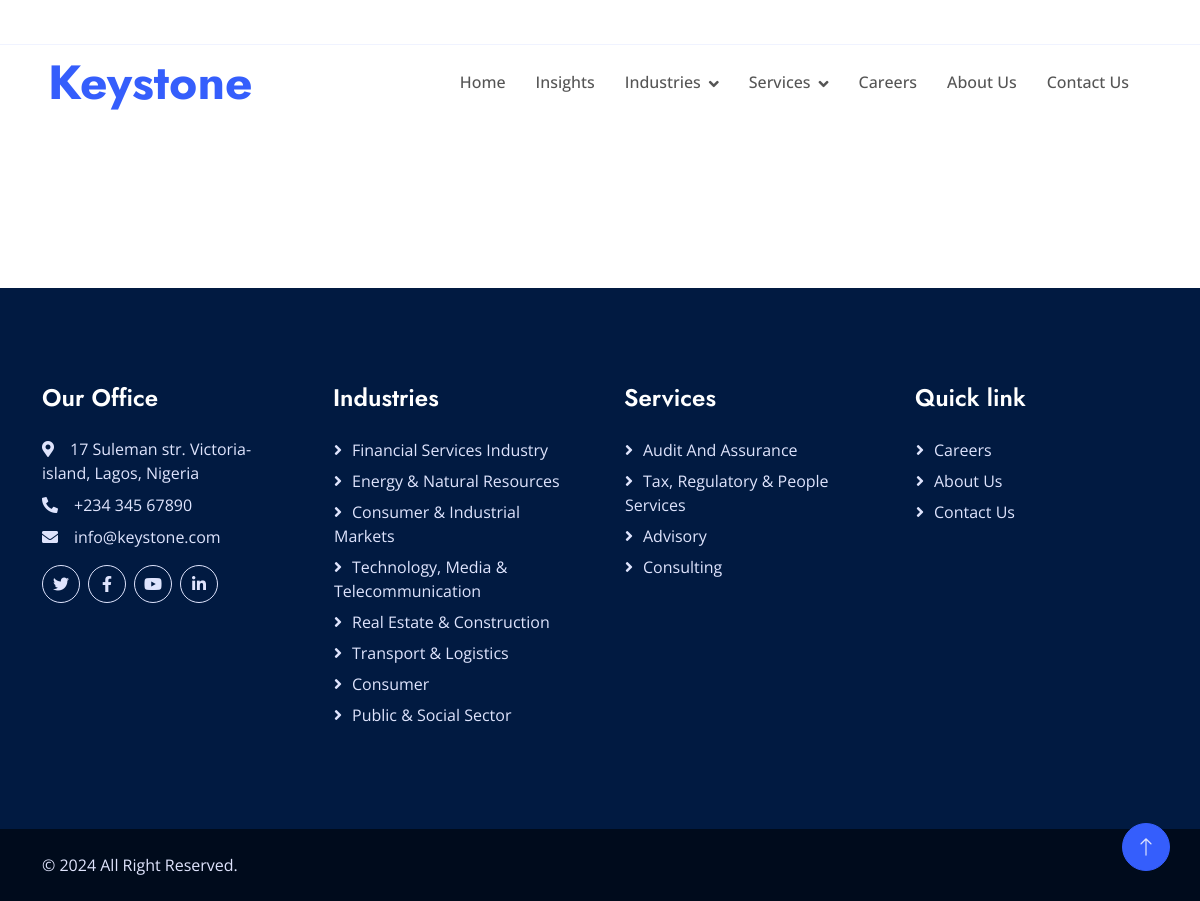
The app's page /insight, older data.
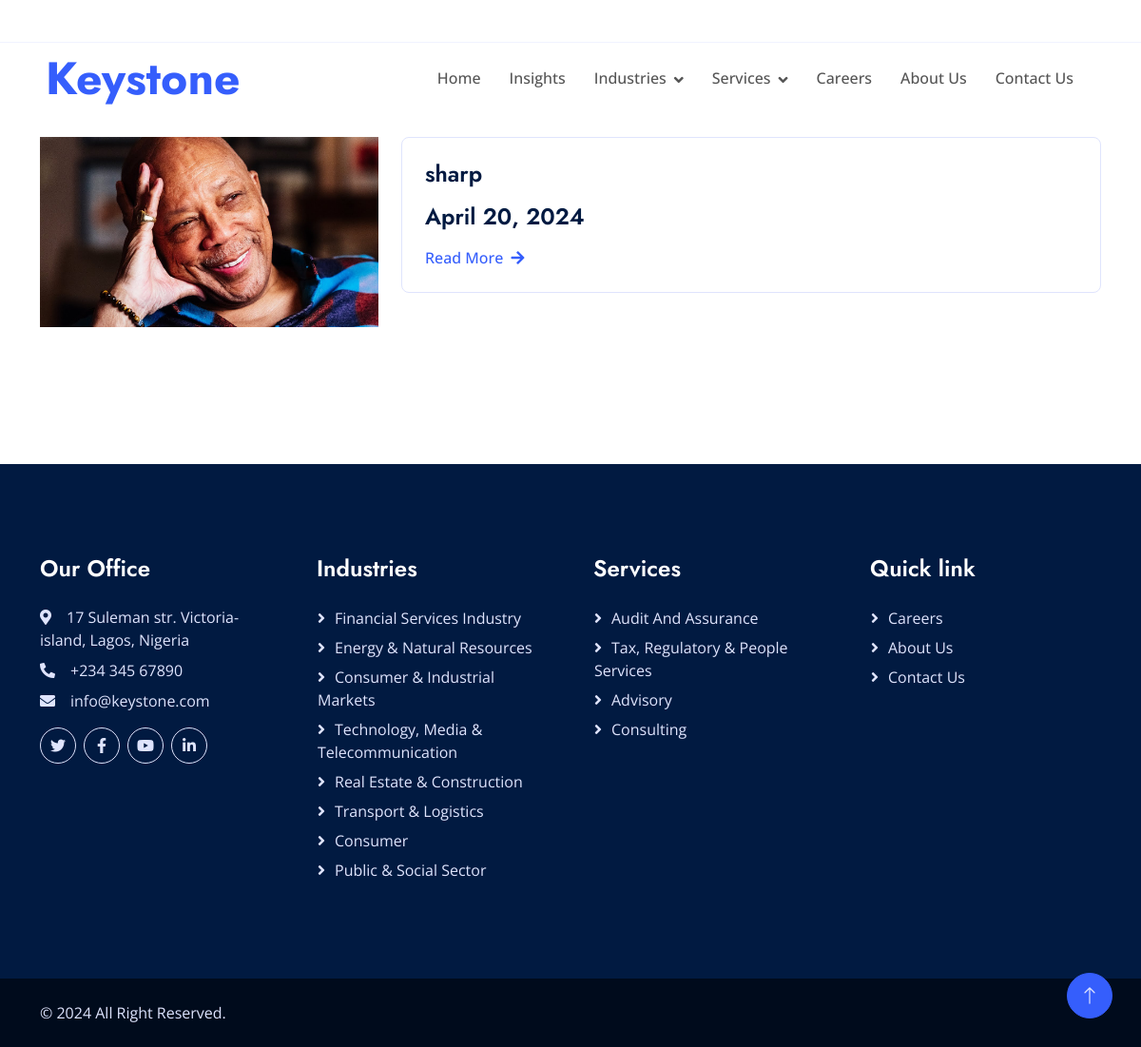
The same page, newer data.
### app/models.py (models this page shows, shortened)
class posts(models.Model):
    title = models.CharField(max_length=200, unique="True")
    slug = models.SlugField(max_length=200, unique=True )
    author = models.ForeignKey(User, on_delete=models.CASCADE)
    created_on = models.DateField(auto_now=True)
    updated_on = models.DateField()
    content = models.TextField()
    metatades = models.CharField(max_length=300, default="Insight")
    status = models.IntegerField(choices=STATUS, default=0)
    post_images=models.ImageField(upload_to="images")
    class Meta:
        ordering = ['-created_on']

### app/views.py (the view)
# urls.py: path('insight', views.postslist.as_view(), name="posts"),
class postslist(generic.ListView):
    queryset = posts.objects.filter(status=1).order_by('-created_on')
    template_name = 'insight.html'
    paginate_by = 10

### templates/insight.html (shortened to what this page needs)
{% extends 'base.html' %}
{% load static %}
{% block content %}
<div class="container-xxl feature py-5 my-5">
    <div class="container my-5">
        <div class="row g-5 align-items-center">
            <div class="col-lg-12">
                <div class="row g-4 align-items-center">
                    {% for post in posts_list %}
                    <div class="col-md-12">
                        <div class="row g-4 ">
                            <div class="col-md-4 ">
                                <img class="w-100 h-100" src="{{ post.post_images.url }}" alt="Image" >
                            </div>
                            <div class="col-md-8 wow fadeIn " data-wow-delay="0.3s">
                                <div class="feature-box border rounded p-4">
                                    <h4 class="mb-3">{{ post.title }}</h4>
                                    <h4 class="mb-3">{{ post.created_on }}</h4>
                                    <a class="fw-semi-bold" href="{% url 'post_detail' post.slug %}">Read More <i class="fa fa-arrow-right ms-1"></i></a>
                                </div>
                            </div>
                        </div>
                    </div>
                   {% endfor %}
                </div>
            </div>
            </div>
        </div>
    </div>
{% endblock%}

### templates/base.html (shortened to what this page needs)
{% load static %}
<!DOCTYPE html>
<html lang="en">
<head>
    <link href="https://cdnjs.cloudflare.com/ajax/libs/font-awesome/5.10.0/css/all.min.css" rel="stylesheet">
    <link href="https://cdn.jsdelivr.net/npm/bootstrap-icons@1.4.1/font/bootstrap-icons.css" rel="stylesheet">
    <link href="{% static 'lib/animate/animate.min.css' %}" rel="stylesheet">
    <link href="{% static 'lib/owlcarousel/assets/owl.carousel.min.css' %}" rel="stylesheet">
    <link href="{% static 'css/bootstrap.min.css' %}" rel="stylesheet">
    <link href="{% static 'css/style.css' %}" rel="stylesheet">
</head>
<body>
    <div class="container-fluid fixed-top px-0 wow fadeIn" data-wow-delay="0.1s">
        <div class="top-bar row gx-0 align-items-center d-none d-lg-flex">
        </div>
        <nav class="navbar navbar-expand-lg navbar-light py-lg-0 px-lg-5 wow fadeIn" data-wow-delay="0.1s">
            <a href="{% url 'home' %}" class="navbar-brand ms-4 ms-lg-0">
                <h1 class="display-5 text-primary m-0">Keystone</h1>
            </a>
            <div class="collapse navbar-collapse" id="navbarCollapse">
                <div class="navbar-nav ms-auto p-4 p-lg-0">
                    <a href="{% url 'home' %}" class="nav-item nav-link">Home</a>
                    <a href="{% url 'posts' %}" class="nav-item nav-link">Insights</a>
                    <div class="nav-item dropdown">
                        <a href="#" class="nav-link dropdown-toggle" data-bs-toggle="dropdown">Industries</a>
                    </div>
                    <div class="nav-item dropdown">
                        <a href="#" class="nav-link dropdown-toggle" data-bs-toggle="dropdown">Services</a>
                    </div>
                    <a href="{% url 'career' %}" class="nav-item nav-link">Careers</a>
                    <a href="{% url 'about' %}" class="nav-item nav-link">About Us</a>
                    <a href="{% url 'contact' %}" class="nav-item nav-link">Contact Us</a>
                </div>
            </div>
        </nav>
    </div>
   {% block content %}
   {% endblock %}
    <div class="container-fluid bg-dark text-light footer mt-5 py-5 wow fadeIn" data-wow-delay="0.1s">
        <div class="container py-5">
            <div class="row g-5">
                <div class="col-lg-3 col-md-6">
                    <h4 class="text-white mb-4">Our Office</h4>
                    <p class="mb-2"><i class="fa fa-map-marker-alt me-3"></i>17 Suleman str. Victoria-island, Lagos, Nigeria</p>
                    <p class="mb-2"><i class="fa fa-phone-alt me-3"></i>+234 345 67890</p>
                    <p class="mb-2"><i class="fa fa-envelope me-3"></i>info@keystone.com</p>
                    <div class="d-flex pt-2">
                        <a class="btn btn-square btn-outline-light rounded-circle me-2" href=""><i
                                class="fab fa-twitter"></i></a>
                        <a class="btn btn-square btn-outline-light rounded-circle me-2" href=""><i
                                class="fab fa-facebook-f"></i></a>
                        <a class="btn btn-square btn-outline-light rounded-circle me-2" href=""><i
                                class="fab fa-youtube"></i></a>
                        <a class="btn btn-square btn-outline-light rounded-circle me-2" href=""><i
                                class="fab fa-linkedin-in"></i></a>
                    </div>
                </div>
                <div class="col-lg-3 col-md-6">
                    <h4 class="text-white mb-4">Industries</h4>
                    <a class="btn btn-link" href="{% url 'consumer_industrial_market' %}">Financial Services Industry</a>
                    <a class="btn btn-link" href="{% url 'energy_natural_resources' %}">Energy & Natural Resources</a>
                    <a class="btn btn-link" href="{% url 'consumer_industrial_market' %}">Consumer & Industrial Markets</a>
                    <a class="btn btn-link" href="{% url 'technology_media_telecommunication' %}">Technology, Media & Telecommunication</a>
                    <a class="btn btn-link" href="{% url 'transport_logistics' %}">Real estate & Construction</a>
                    <a class="btn btn-link" href="{% url 'transport_logistics' %}">Transport & logistics</a>
                    <a class="btn btn-link" href="{% url 'consumer_industrial_market' %}">Consumer</a>
                    <a class="btn btn-link" href="{% url 'consumer_industrial_market' %}">Public & social sector</a>
                </div>
                <div class="col-lg-3 col-md-6">
                    <h4 class="text-white mb-4">Services</h4>
                    <a class="btn btn-link" href="{% url 'audit_assurance' %}">Audit and Assurance</a>
                    <a class="btn btn-link" href="{% url 'tax_regulatory_people_services' %}">Tax, Regulatory & People Services</a>
                    <a class="btn btn-link" href="{% url 'advisory' %}">Advisory</a>
                    <a class="btn btn-link" href="{% url 'consulting' %}">Consulting</a>
                    <br/>
                </div>
                <div class="col-lg-3 col-md-6">
                    <h4 class="text-white mb-4">Quick link</h4>
                    <a class="btn btn-link" href="{% url 'career' %}">Careers</a>
                    <a class="btn btn-link" href="{% url 'about' %}">About Us</a>
                    <a class="btn btn-link" href="{% url 'contact' %}">Contact Us</a>
                </div>
            </div>
        </div>
    </div>
    <div class="container-fluid copyright py-4">
        <div class="container">
            <div class="row">
                <div class="col-md-6 text-center text-md-start mb-3 mb-md-0">
                    &copy; <a class="" href="#">2024</a> All Right Reserved.
                </div>
            </div>
        </div>
    </div>
    <a href="#" class="btn btn-lg btn-primary btn-lg-square rounded-circle back-to-top"><i
            class="bi bi-arrow-up"></i></a>
</body>
</html>

### static/css/style.css (style rules this page uses)
:root { --primary: #355EFC; --secondary: #E93C05; --tertiary: #555555; --light: #DFE4FD; --dark: #011A41; }
.back-to-top { position: fixed; display: none; right: 30px; bottom: 30px; z-index: 99; }
h1, .h1, h2, .h2, .fw-bold { font-weight: 700 !important; }
h3, .h3, h4, .h4, .fw-medium { font-weight: 600 !important; }
h5, .h5, h6, .h6, .fw-semi-bold { font-weight: 500 !important; }
.btn { transition: .5s; font-weight: 500; }
.btn-primary, .btn-outline-primary:hover { color: var(--light); }
.btn-square { width: 38px; height: 38px; }
.btn-lg-square { width: 48px; height: 48px; }
.btn-square, .btn-sm-square, .btn-lg-square { padding: 0; display: flex; align-items: center; justify-content: center; font-weight: normal; }
.fixed-top { transition: .5s; }
.top-bar { height: 45px; border-bottom: 1px solid rgba(53, 94, 252, .07); }
.navbar .dropdown-toggle::after { border: none; content: "\f107"; font-family: "Font Awesome 5 Free"; font-weight: 900; vertical-align: middle; margin-left: 8px; }
.navbar .navbar-nav .nav-link { padding: 25px 15px; color: var(--tertiary); font-weight: 500; outline: none; }
.feature .feature-box, .feature .feature-box * { transition: .5s; }
.footer .btn.btn-link { display: block; margin-bottom: 5px; padding: 0; text-align: left; color: var(--light); font-weight: normal; text-transform: capitalize; transition: .3s; }
.footer .btn.btn-link::before { position: relative; content: "\f105"; font-family: "Font Awesome 5 Free"; font-weight: 900; margin-right: 10px; }
.copyright { color: var(--light); background: #000B1C; }
.copyright a { color: var(--light); }

Row changes from the older to the newer data that the page shows:
added posts: post_images (placeholder picture), title "sharp", created_on "April 20, 2024"
